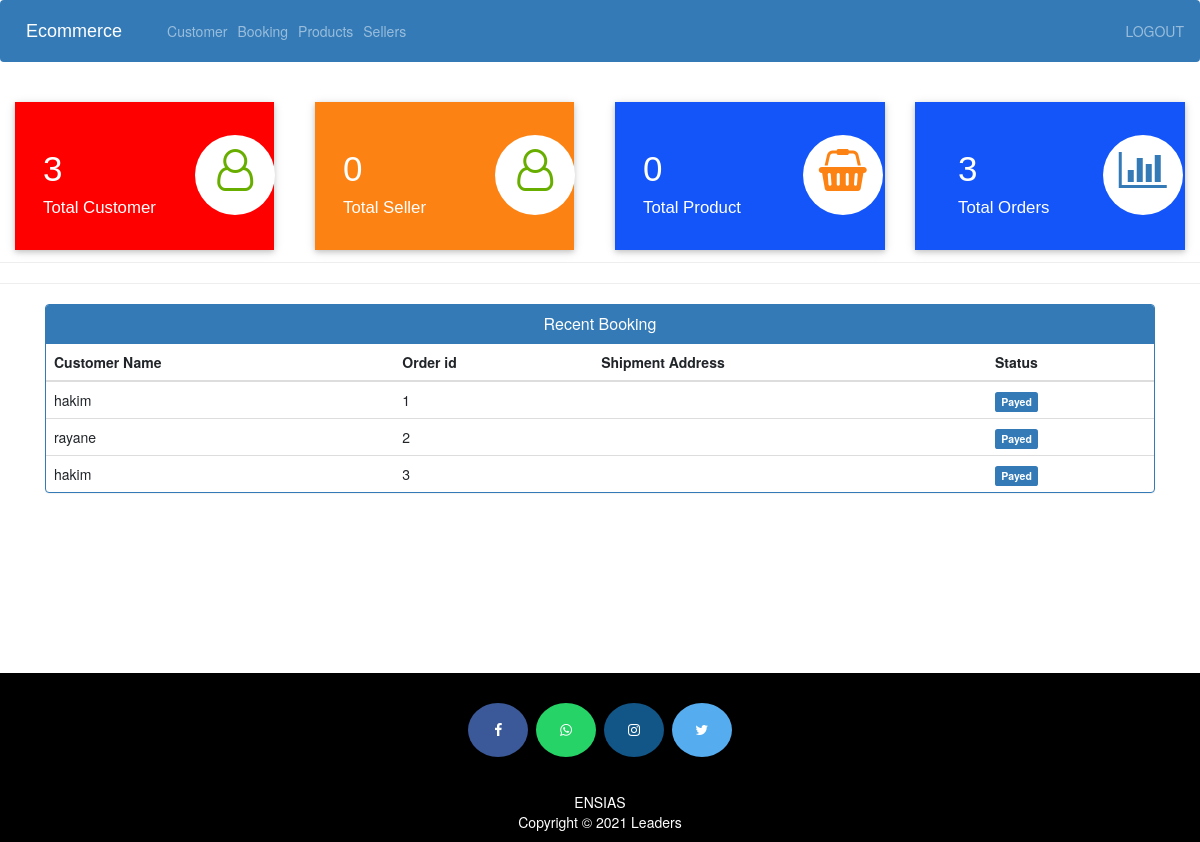
The page /admin_dashboard/ (signed in) on the database its author committed.
### main/models.py (models this page shows)
class Order(models.Model):
    user = models.ForeignKey(User, on_delete=models.CASCADE, null=True)
    cart = models.ManyToManyField(Cart, blank=True)
    checkout_adress = models.ForeignKey(
        Checkout, on_delete=models.CASCADE, null=True)
    status = models.CharField(max_length=200, null=True)

### accounts/decorators.py (the view)
        def wrapper_func(request, *args, **kwargs):
            group = None
            L=[]
            if request.user.groups.exists():
                groups = request.user.groups.all()
                for g in groups:
                    L.append(g.name)
            if common_data(L, allowed_roles):
                return view_func(request, *args, **kwargs)
            return HttpResponse('Not Authorised')

### dashboard_admin/views.py (called while the page is built)
@login_required
@allowed_users(allowed_roles=['ADMIN'])
def admin_dashboard_view(request):
    group = Group.objects.get(name='CLIENT')
    customercount = group.user_set.count()
    productcount = Product.objects.count()
    ordercount = Order.objects.count()
    group = Group.objects.get(name='SELLER')
    seller_count = group.user_set.count()
    orders = Order.objects.all()
    ordered_products = []
    ordered_bys = []
    for order in orders:
        ordered_product = Product.objects.filter(id=order.id)
        ordered_products.append(ordered_product)
    mydict = {
        'customercount': customercount,
        'productcount': productcount,
        'ordercount': ordercount,
        'seller_count': seller_count,
        'data': orders,
    }
    return render(request, 'dashboard_admin/admin_dashboard.html', context=mydict)

### templates/dashboard_admin/admin_dashboard.html
{% extends 'dashboard_admin/admin_base.html' %}
{% load static %}
{% block content %}
<br>
{%include 'dashboard_admin/admin_dashboard_cards.html'%}
<br><br><br><br><br>
<hr><hr>
<div class="container" >
    <div class="panel panel-primary" >
      <div class="panel-heading" style="text-align:center;">
        <h6 class="panel-title">Recent Booking</h6>
      </div>
      <table class="table table-hover" id="dev-table">
        <thead>
          <tr>
            <th>Customer Name</th>
            <th>Order id</th>
            <th>Shipment Address</th>
            <th>Status</th>
          </tr>
        </thead>
        {% for order in data %}
        <tr>
          <td> {{order.user.username}}</td>
          <td> {{order.id}}</td>
          <td> {{order.address}}</td>
          {% if order.status == 'Pending'%}
          <td> <span class="label label-info">{{order.status}}</span></td>
          {% elif order.status == 'Delivered' %}
          <td> <span class="label label-success">{{order.status}}</span></td>
          {% elif order.status == 'Out for Delivery' %}
          <td> <span class="label label-warning">{{order.status}}</span></td>
          {%else%}
            <td> <span class="label label-primary">{{order.status}}</span></td>
          {%endif%}
        </tr>
        {% endfor %}
      </table>
  </div>
</div>
{% endblock content %}

### templates/dashboard_admin/admin_base.html (shortened to what this page needs)
<!DOCTYPE html>
{% load static %}
<html lang="en">
<head>
  <link rel="stylesheet" href="https://stackpath.bootstrapcdn.com/bootstrap/4.3.1/css/bootstrap.min.css">
  <link rel="stylesheet" href="https://maxcdn.bootstrapcdn.com/font-awesome/4.7.0/css/font-awesome.min.css">
</head>
<body>
  <div class="bs-example">
    <nav class="navbar navbar-expand-md navbar-dark fixed-top" style="background:#337AB7;">
      <a href="{% url 'dashboard_admin' %}" class="navbar-brand">Ecommerce</a>
      <div class="collapse navbar-collapse justify-content-between" id="navbarCollapse">
        <div class="navbar-nav">
          <a href="{% url 'view_customer' %}" class="nav-item nav-link">Customer</a>
          <a href="{% url 'admin_view_booking' %}" class="nav-item nav-link">Booking</a>
          <a href="{% url 'admin_products' %}" class="nav-item nav-link">Products</a>
          <a href="{% url 'admin_sellers' %}" class="nav-item nav-link">Sellers</a>
        </div>
        <div class="navbar-nav navbar-right">
          <a href="{% url 'logout' %}" class="nav-item nav-link">LOGOUT</a>
        </div>
      </div>
    </nav>
  </div>
  {% block content %}
  {% endblock content %}
<br><br><br><br><br><br><br><br>
  <footer>
    <p>
      <a id="ftr" href="#" class="fa fa-facebook"></a>
      <a id="ftr" href="#" class="fa fa-whatsapp"></a>
      <a id="ftr" href="#" class="fa fa-instagram"></a>
      <a id="ftr" href="#" class="fa fa-twitter"></a>
    </p>
    <br>
    <div class="container">
      <div class="row">
        <div class="col-md-12 col-sm-12">
          <div style="color:#ffffff;" class="wow fadeInUp footer-copyright">
            <p>ENSIAS <br>
              Copyright &copy; 2021 Leaders </p>
          </div>
        </div>
      </div>
    </div>
  </footer>
</body>
</html>

### templates/dashboard_admin/admin_dashboard_cards.html (shortened to what this page needs)
<!DOCTYPE html>
<html lang="en" dir="ltr">
<head>
	<link rel="stylesheet" href="https://maxcdn.bootstrapcdn.com/bootstrap/3.4.1/css/bootstrap.min.css">
  <link rel="stylesheet" href="https://cdnjs.cloudflare.com/ajax/libs/font-awesome/4.7.0/css/font-awesome.min.css">
</head>
<body>
  <div class="market-updates">
    <div class="col-md-4 market-update-gd">
      <div class="market-update-block clr-block-1">
        <div class="col-md-8 market-update-left">
          <h3>{{customercount}}</h3>
          <h4>Total Customer</h4>
        </div>
        <div class="col-md-4 market-update-right">
          <i class="fa fa-user-o"></i>
        </div>
        <div class="clearfix"> </div>
      </div>
    </div>
    <div class="market-updates">
    <div class="col-md-4 market-update-gd">
      <div class="market-update-block clr-block-2">
        <div class="col-md-8 market-update-left">
          <h3>{{seller_count}}</h3>
          <h4>Total Seller</h4>
        </div>
        <div class="col-md-4 market-update-right">
          <i class="fa fa-user-o"></i>
        </div>
        <div class="clearfix"> </div>
      </div>
    </div>
    <div class="col-md-4 market-update-gd">
      <div class="market-update-block clr-block-3">
        <div class="col-md-8 market-update-left">
          <h3>{{productcount}}</h3>
          <h4>Total Product</h4>
        </div>
        <div class="col-md-4 market-update-right">
          <i class="fa fa-shopping-basket"></i>
        </div>
        <div class="clearfix"> </div>
      </div>
    </div>
    <div class="col-md-4 market-update-gd">
      <div class="market-update-block clr-block-3" >
        <div class="col-md-8 market-update-center">
          <h3>{{ordercount}}</h3>
          <h4 >Total Orders</h4>
        </div>
        <div class="col-md-4 market-update-right">
          <i class="fa fa-bar-chart"> </i>
        </div>
        <div class="clearfix"> </div>
      </div>
       </div>
      </div>
    </div>
  <br><br>
</body>
</html>

### templates/dashboard_admin/admin_base.html (style rules this page uses)
.bs-example { margin: 0px; }
.navbar-brand { font-size: 20px; font-family: sans-serif; }
footer { padding: 0px 0px 0px 0px; background-color: black; margin: 0px; }
#ftr { padding: 20px; }
.fa { font-size: 23px; width: 60px; text-align: center; text-decoration: none; margin: 5px 2px; border-radius: 50%; }
.fa-facebook { background: #3B5998; color: white; margin-top: 30px; }
.fa-whatsapp { background: #25d366; color: white; }
.fa-twitter { background: #55ACEE; color: white; }
.fa-instagram { background: #125688; color: white; }
p { text-align: center; }

### templates/dashboard_admin/admin_dashboard_cards.html (style rules this page uses)
.col-md-4 { width:25% }
.market-update-block { padding: 2em 2em; background: #999; }
.market-update-block h3 { color: #fff; font-size: 2.5em; font-family: 'Carrois Gothic', sans-serif; }
.market-update-block h4 { font-size: 1.2em; color: #fff; margin: 0.3em 0em; font-family: 'Carrois Gothic', sans-serif; }
.market-update-block.clr-block-1 { background: #ff0000; margin-right: 0.8em; box-shadow: 0 2px 5px 0 rgba(0, 0, 0, 0.16), 0 2px 10px 0 rgba(0, 0, 0, 0.12); transition: 0.5s all; -webkit-transition: 0.5s all; -moz-transition: 0.5s all; -o-transition: 0.5s all; }
.market-update-block.clr-block-2 { background: #FC8213; margin-right: 0.8em; box-shadow: 0 2px 5px 0 rgba(0, 0, 0, 0.16), 0 2px 10px 0 rgba(0, 0, 0, 0.12); transition: 0.5s all; -webkit-transition: 0.5s all; -moz-transition: 0.5s all; -o-transition: 0.5s all; }
.market-update-block.clr-block-3 { background: #1355f9; box-shadow: 0 2px 5px 0 rgba(0, 0, 0, 0.16), 0 2px 10px 0 rgba(0, 0, 0, 0.12); transition: 0.5s all; -webkit-transition: 0.5s all; -moz-transition: 0.5s all; -o-transition: 0.5s all; }
.market-update-right i.fa.fa-user-o { font-size: 3em; color: #68AE00; width: 80px; height: 80px; background: #fff; text-align: center; border-radius: 49px; -webkit-border-radius: 49px; -moz-border-radius: 49px; -o-border-radius: 49px; line-height: 1.7em; }
.market-update-right i.fa.fa-shopping-basket { font-size: 3em; color: #FC8213; width: 80px; height: 80px; background: #fff; text-align: center; border-radius: 49px; -webkit-border-radius: 49px; -moz-border-radius: 49px; -o-border-radius: 49px; line-height: 1.7em; }
.market-update-right i.fa.fa-bar-chart { font-size: 3em; color: #337AB7; width: 80px; height: 80px; background: #fff; text-align: center; border-radius: 49px; -webkit-border-radius: 49px; -moz-border-radius: 49px; -o-border-radius: 49px; line-height: 1.7em; }
.market-update-left { padding: 0px; }

### rows shown on the page
Order: user.username "hakim", id "1", status "Payed"
Order: user.username "rayane", id "2", status "Payed"
Order: user.username "hakim", id "3", status "Payed"

### other values the page prints
{{ customercount }} "3"
{{ seller_count }} "0"
{{ productcount }} "0"
{{ ordercount }} "3"
